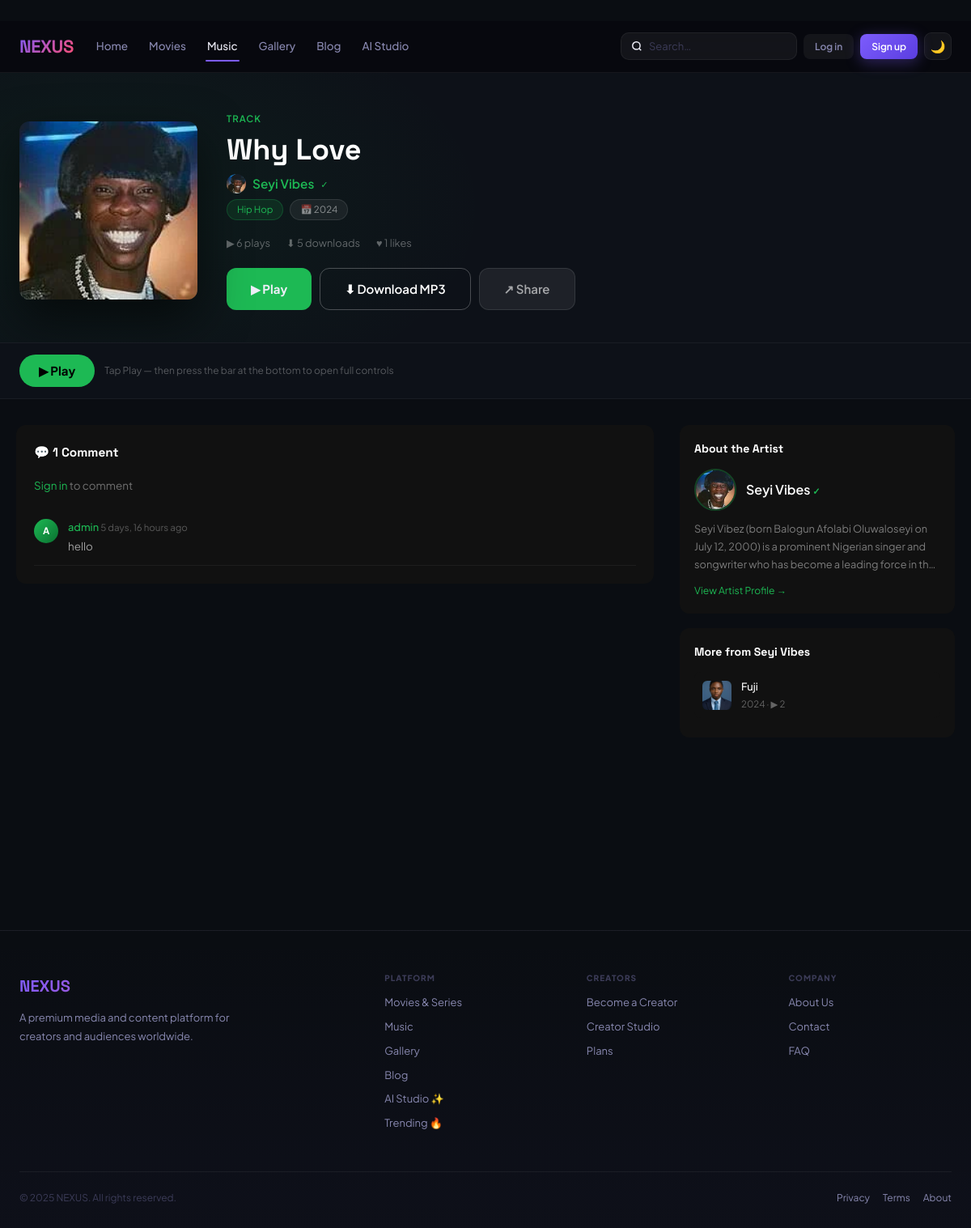
/music/track/why-love/, run on the app's committed database.
### music/models.py (models this page shows, shortened)
class Track(models.Model):
    title            = models.CharField(max_length=300)
    slug             = models.SlugField(unique=True, blank=True)
    artist           = models.ForeignKey(Artist, on_delete=models.CASCADE, related_name='tracks')
    featured_artists = models.ManyToManyField(Artist, related_name='featured_on', blank=True)
    album            = models.ForeignKey(Album, null=True, blank=True, on_delete=models.SET_NULL, related_name='tracks')
    genre            = models.ForeignKey(Genre, null=True, blank=True, on_delete=models.SET_NULL)
    audio_file       = models.FileField(upload_to=track_audio_path, null=True, blank=True)
    audio_url        = models.URLField(blank=True, help_text='External link to the audio file (used instead of an upload to save storage space).')
    cover_image      = models.ImageField(upload_to=track_cover_path, null=True, blank=True)
    release_year     = models.IntegerField(default=2024)
    duration         = models.IntegerField(default=0, help_text='seconds')
    lyrics           = models.TextField(blank=True)
    produced_by  = models.CharField(max_length=300, blank=True)
    recorded_at  = models.CharField(max_length=300, blank=True)
    written_by   = models.CharField(max_length=300, blank=True)
    mixed_by     = models.CharField(max_length=300, blank=True)
    mastered_by  = models.CharField(max_length=300, blank=True)
    country      = models.CharField(max_length=100, blank=True)
    label        = models.CharField(max_length=200, blank=True)
    isrc         = models.CharField(max_length=20, blank=True)
    is_premium     = models.BooleanField(default=False)
    is_featured    = models.BooleanField(default=False)
    is_published   = models.BooleanField(default=True)
    is_song_of_day = models.BooleanField(default=False)
    plays_count     = models.IntegerField(default=0)
    downloads_count = models.IntegerField(default=0)
    likes_count     = models.IntegerField(default=0)
    trend_score     = models.FloatField(default=0.0)
    uploaded_by     = models.ForeignKey(settings.AUTH_USER_MODEL, on_delete=models.CASCADE)
    created_at      = models.DateTimeField(auto_now_add=True)
    updated_at      = models.DateTimeField(auto_now=True)
    class Meta:
        ordering = ['-created_at']
    def save(self, *args, **kwargs):
        if not self.slug:
            base = slugify(self.title)
            slug, n = base, 1
            while Track.objects.filter(slug=slug).exclude(pk=self.pk).exists():
                slug = f'{base}-{n}'; n += 1
            self.slug = slug
        super().save(*args, **kwargs)
    @property
    def has_audio(self):
        return bool(self.audio_file) or bool(self.audio_url)
    @property
    def playable_url(self):
        if self.audio_file:
            return self.audio_file.url
        return self.audio_url

class Artist(models.Model):
    user             = models.OneToOneField(settings.AUTH_USER_MODEL, null=True, blank=True,
                                             on_delete=models.SET_NULL, related_name='artist_profile')
    name             = models.CharField(max_length=200)
    slug             = models.SlugField(unique=True, blank=True)
    bio              = models.TextField(blank=True)
    photo            = models.ImageField(upload_to=artist_photo_path, null=True, blank=True)
    country          = models.CharField(max_length=100, blank=True)
    website          = models.URLField(blank=True)
    social_instagram = models.URLField(blank=True)
    social_twitter   = models.URLField(blank=True)
    social_youtube   = models.URLField(blank=True)
    is_verified      = models.BooleanField(default=False)
    monthly_listeners= models.IntegerField(default=0)
    trend_score      = models.FloatField(default=0.0)
    created_at       = models.DateTimeField(auto_now_add=True)

class Genre(models.Model):
    name = models.CharField(max_length=100, unique=True)
    slug = models.SlugField(unique=True)
    icon = models.CharField(max_length=10, blank=True, default='🎵')

class MusicComment(models.Model):
    user       = models.ForeignKey(settings.AUTH_USER_MODEL, on_delete=models.CASCADE, related_name='music_comments')
    track      = models.ForeignKey(Track, on_delete=models.CASCADE, related_name='comments')
    text       = models.TextField()
    likes      = models.IntegerField(default=0)
    created_at = models.DateTimeField(auto_now_add=True)
    class Meta: ordering = ['-created_at']

### accounts/models.py (models this page shows, shortened)
class User(AbstractUser):
    ROLE_CHOICES = [('admin', 'Admin'), ('creator', 'Creator'), ('user', 'User')]
    role            = models.CharField(max_length=20, choices=ROLE_CHOICES, default='user')
    avatar          = models.ImageField(upload_to='avatars/', null=True, blank=True)
    bio             = models.TextField(blank=True)
    website         = models.URLField(blank=True)
    followers_count = models.IntegerField(default=0)
    total_earnings  = models.DecimalField(max_digits=10, decimal_places=2, default=0)
    is_verified     = models.BooleanField(default=False)
    subscription_plan   = models.ForeignKey(SubscriptionPlan, null=True, blank=True, on_delete=models.SET_NULL)
    subscription_expiry = models.DateTimeField(null=True, blank=True)
    ai_credits_used     = models.IntegerField(default=0)   # monthly AI blog usage
    ai_credits_reset    = models.DateField(null=True, blank=True)
    created_at          = models.DateTimeField(auto_now_add=True)

### music/views.py (the view)
# urls.py: path('track/<slug:slug>/',    views.track_detail,      name='track_detail'),
def track_detail(request, slug):
    track = get_object_or_404(Track, slug=slug, is_published=True)
    sk = f'tr_{track.pk}'
    if not request.session.get(sk):
        track.plays_count += 1
        track.save(update_fields=['plays_count'])
        if track.album:
            track.album.plays_count += 1
            track.album.save(update_fields=['plays_count'])
        request.session[sk] = True
    comments  = track.comments.select_related('user')[:30]
    related   = (
        Track.objects.filter(artist=track.artist, is_published=True)
        .exclude(pk=track.pk).order_by('-trend_score')[:8]
    )
    user_liked = (
        TrackLike.objects.filter(user=request.user, track=track).exists()
        if request.user.is_authenticated else False
    )
    branding = _branding()
    return render(request, 'music/track.html', {
        'track':      track,
        'comments':   comments,
        'related':    related,
        'user_liked': user_liked,
        'branding':   branding,
    })

### templates/music/track.html (shortened to what this page needs)
{% extends 'base.html' %}
{% block content %}
<div style="background:#0a0d12; min-height:100vh; color:#fff; padding-bottom:80px;">
<div style="position:relative; background:#0d1118; padding:48px 0 40px; border-bottom:1px solid rgba(255,255,255,0.05); overflow:hidden;">
  <div style="position:absolute;inset:0;background:radial-gradient(ellipse 40% 80% at 10% 50%,rgba(29,185,84,0.08),transparent);"></div>
  <div class="container track-hero" style="position:relative;z-index:2;display:grid;grid-template-columns:auto 1fr;gap:36px;align-items:center;">
    <div class="track-cover-wrap" style="position:relative;flex-shrink:0;">
      {% if track.cover_image %}
        <img src="{{ track.cover_image.url }}" class="track-cover-img" style="width:220px;height:220px;border-radius:12px;object-fit:cover;box-shadow:0 24px 60px rgba(0,0,0,0.6);">
      {% elif track.album and track.album.cover_image %}
        <img src="{{ track.album.cover_image.url }}" class="track-cover-img" style="width:220px;height:220px;border-radius:12px;object-fit:cover;box-shadow:0 24px 60px rgba(0,0,0,0.6);">
      {% else %}
        <div class="track-cover-img" style="width:220px;height:220px;border-radius:12px;background:linear-gradient(135deg,#0a2010,#1db954);display:flex;align-items:center;justify-content:center;font-size:5rem;box-shadow:0 24px 60px rgba(0,0,0,0.6);">🎵</div>
      {% endif %}
    </div>
    <div>
      <div style="font-size:0.72rem;color:#1db954;font-weight:600;letter-spacing:1px;margin-bottom:8px;">TRACK</div>
      <h1 style="font-family:'Space Grotesk',sans-serif;font-size:clamp(1.6rem,3vw,2.4rem);font-weight:800;color:#fff;margin-bottom:8px;line-height:1.2;">{{ track.title }}</h1>
      <div style="display:flex;align-items:center;gap:8px;margin-bottom:6px;flex-wrap:wrap;">
        {% if track.artist.photo %}
          <img src="{{ track.artist.photo.url }}" style="width:24px;height:24px;border-radius:50%;object-fit:cover;flex-shrink:0;">
        {% endif %}
        <a href="/music/artist/{{ track.artist.slug }}/" style="color:#1db954;text-decoration:none;font-weight:600;font-size:0.96rem;">{{ track.artist.name }}</a>
        {% if track.artist.is_verified %}<span style="color:#1db954;font-size:0.7rem;">✓</span>{% endif %}
      </div>
      <div style="display:flex;gap:8px;flex-wrap:wrap;margin-bottom:18px;">
        {% if track.genre %}<span style="background:rgba(29,185,84,0.12);border:1px solid rgba(29,185,84,0.25);border-radius:20px;padding:3px 12px;font-size:0.72rem;color:#1db954;">{{ track.genre.name }}</span>{% endif %}
        <span style="background:rgba(255,255,255,0.06);border:1px solid rgba(255,255,255,0.1);border-radius:20px;padding:3px 12px;font-size:0.72rem;color:rgba(255,255,255,0.5);">📅 {{ track.release_year }}</span>
      </div>
      <div style="display:flex;gap:20px;font-size:0.8rem;color:rgba(255,255,255,0.35);margin-bottom:20px;flex-wrap:wrap;">
        <span>▶ {{ track.plays_count }} plays</span>
        <span>⬇ {{ track.downloads_count }} downloads</span>
        <span>♥ <span id="like-count">{{ track.likes_count }}</span> likes</span>
      </div>
      <div style="display:flex;gap:10px;flex-wrap:wrap;">
        {% if track.has_audio %}
        <button onclick="startPlay()" class="btn btn-lg" style="background:#1db954;color:var(--tx);font-weight:700;">▶ Play</button>
        {% endif %}
        <a href="/music/download/{{ track.pk }}/" class="btn btn-outline btn-lg" style="color:#fff;border-color:rgba(255,255,255,0.25);">⬇ Download MP3</a>
        <button onclick="shareContent('{{ track.title|escapejs }}','/music/track/{{ track.slug }}/')" class="btn btn-lg" style="background:rgba(255,255,255,0.07);color:rgba(255,255,255,0.6);border:1px solid rgba(255,255,255,0.1);">↗ Share</button>
      </div>
    </div>
  </div>
</div>
{% if track.has_audio %}
<div style="background:#0d1118;border-bottom:1px solid rgba(255,255,255,0.05);padding:14px 0;">
  <div class="container" style="display:flex;align-items:center;gap:12px;flex-wrap:wrap;">
    <button onclick="startPlay()" class="btn" style="background:#1db954;color:#000;font-weight:700;padding:10px 24px;border-radius:24px;font-size:15px;">▶ Play</button>
    <span style="font-size:12px;color:rgba(255,255,255,.3);">Tap Play — then press the bar at the bottom to open full controls</span>
  </div>
</div>
{% endif %}
<div class="container track-body" style="padding:32px 20px 60px;display:grid;grid-template-columns:1fr 340px;gap:32px;">
  <div>
    <div style="background:#111;border-radius:12px;padding:22px;">
      <div style="font-family:'Space Grotesk',sans-serif;font-weight:700;font-size:0.96rem;margin-bottom:18px;color:#fff;">💬 {{ track.comments.count }} Comment{{ track.comments.count|pluralize }}</div>
      {% if user.is_authenticated %}
      <div style="display:flex;gap:10px;margin-bottom:20px;">
        <div style="width:32px;height:32px;border-radius:50%;background:linear-gradient(135deg,#1db954,#0a7030);display:flex;align-items:center;justify-content:center;font-size:0.75rem;font-weight:700;flex-shrink:0;">{{ user.username.0|upper }}</div>
        <div style="flex:1;">
          <input id="comment-input" type="text" placeholder="Leave a comment…" style="width:100%;background:rgba(255,255,255,0.07);border:1px solid rgba(255,255,255,0.1);border-radius:8px;padding:9px 14px;color:#fff;font-family:'Plus Jakarta Sans',sans-serif;font-size:0.85rem;outline:none;margin-bottom:8px;">
          <button onclick="postComment({{ track.pk }})" class="btn btn-sm" style="background:#1db954;color:var(--tx);font-weight:700;">Post</button>
        </div>
      </div>
      {% else %}
      <p style="color:rgba(255,255,255,0.4);font-size:0.84rem;margin-bottom:18px;"><a href="/auth/login/" style="color:#1db954;">Sign in</a> to comment</p>
      {% endif %}
      <div id="comments-list">
        {% for c in comments %}
        <div style="display:flex;gap:12px;padding:12px 0;border-bottom:1px solid rgba(255,255,255,0.05);">
          <div style="width:30px;height:30px;border-radius:50%;background:linear-gradient(135deg,#1db954,#0a7030);display:flex;align-items:center;justify-content:center;font-size:0.72rem;font-weight:700;flex-shrink:0;">{{ c.user.username.0|upper }}</div>
          <div>
            <div style="font-size:0.8rem;font-weight:500;color:#1db954;margin-bottom:3px;">{{ c.user.username }} <span style="color:rgba(255,255,255,0.3);font-weight:400;font-size:0.72rem;">{{ c.created_at|timesince }} ago</span></div>
            <div style="font-size:0.84rem;color:rgba(255,255,255,0.6);">{{ c.text }}</div>
          </div>
        </div>
        {% empty %}
        <p style="color:rgba(255,255,255,0.3);font-size:0.84rem;text-align:center;padding:20px 0;">No comments yet. Be first!</p>
        {% endfor %}
      </div>
    </div>
  </div>
  <div>
    <a href="/music/artist/{{ track.artist.slug }}/" style="text-decoration:none;display:block;background:#111;border-radius:12px;padding:18px;margin-bottom:18px;">
      <div style="font-family:'Space Grotesk',sans-serif;font-weight:700;font-size:0.88rem;color:#fff;margin-bottom:14px;">About the Artist</div>
      <div style="display:flex;gap:12px;align-items:center;margin-bottom:12px;">
        {% if track.artist.photo %}<img src="{{ track.artist.photo.url }}" style="width:52px;height:52px;border-radius:50%;object-fit:cover;border:2px solid rgba(29,185,84,0.3);">
        {% else %}<div style="width:52px;height:52px;border-radius:50%;background:linear-gradient(135deg,#0a2010,#1db954);display:flex;align-items:center;justify-content:center;font-size:1.3rem;">🎤</div>{% endif %}
        <div>
          <div style="font-weight:600;color:#fff;">{{ track.artist.name }}{% if track.artist.is_verified %} <span style="color:#1db954;font-size:0.7rem;">✓</span>{% endif %}</div>
        </div>
      </div>
      {% if track.artist.bio %}<p style="font-size:0.8rem;color:rgba(255,255,255,0.45);line-height:1.7;display:-webkit-box;-webkit-line-clamp:3;-webkit-box-orient:vertical;overflow:hidden;">{{ track.artist.bio }}</p>{% endif %}
      <div style="margin-top:12px;font-size:0.76rem;color:#1db954;">View Artist Profile →</div>
    </a>
    {% if related %}
    <div style="background:#111;border-radius:12px;padding:18px;margin-bottom:18px;">
      <div style="font-family:'Space Grotesk',sans-serif;font-weight:700;font-size:0.88rem;color:#fff;margin-bottom:14px;">More from {{ track.artist.name }}</div>
      {% for r in related %}
      <div class="track-row" style="padding:8px 10px;margin-bottom:6px;" onclick="playRelated('{% if r.has_audio %}{{ r.playable_url }}{% endif %}','{{ r.title|escapejs }}','{{ r.artist.name|escapejs }}','{% if r.cover_image %}{{ r.cover_image.url }}{% elif r.album and r.album.cover_image %}{{ r.album.cover_image.url }}{% endif %}')">
        {% if r.cover_image %}<img class="cover" src="{{ r.cover_image.url }}" style="width:36px;height:36px;" alt="">
        {% elif r.album and r.album.cover_image %}<img class="cover" src="{{ r.album.cover_image.url }}" style="width:36px;height:36px;" alt="">
        {% else %}<div class="cover" style="width:36px;height:36px;display:flex;align-items:center;justify-content:center;font-size:0.8rem;">🎵</div>{% endif %}
        <div class="info"><div class="title" style="font-size:0.8rem;">{{ r.title }}</div><div class="sub">{{ r.release_year }} · ▶ {{ r.plays_count }}</div></div>
      </div>
      {% endfor %}
    </div>
    {% endif %}
  </div>
</div>
</div>
{% endblock %}

### data on the page
Track: cover_image (picture), title "Why Love", artist.photo (picture), artist.name "Seyi Vibes", genre.name "Hip Hop", release_year "2024", plays_count "6", downloads_count "5", likes_count "1", comments.count "1", artist.bio "Seyi Vibez (born Balogun Afolabi Oluwaloseyi on July 12, 2000) is a prominent Nigerian singer and songwriter who has become a leading force in…"
MusicComment: user.username.0 "A", user.username "admin", created_at "5 days, 16 hours", text "hello"
Track: cover_image (picture), title "Fuji", release_year "2024", plays_count "2"

### other printed values
{{ branding.site_name|default:'NEXUS' }} "NEXUS"
